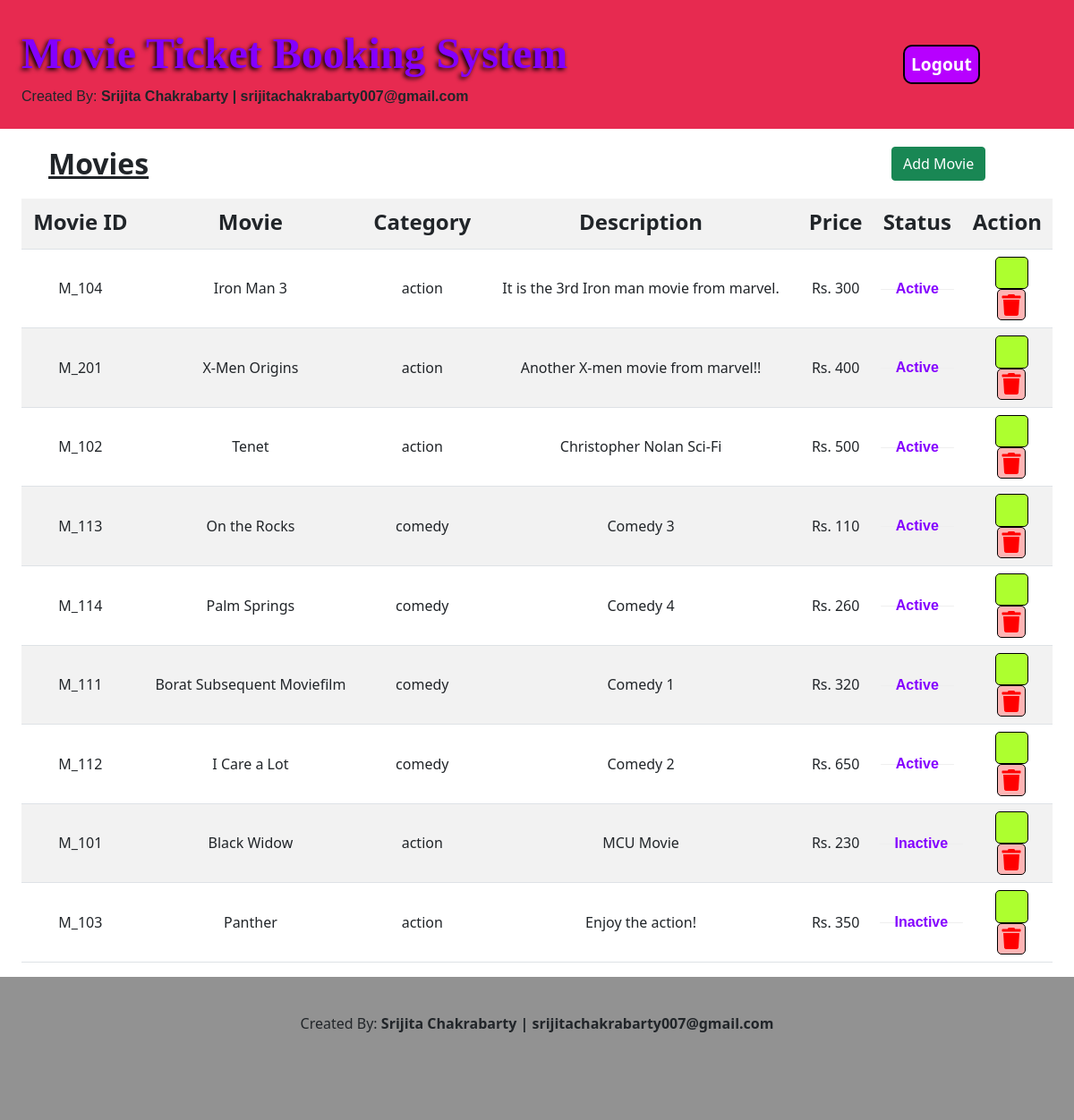
Screenshot of /admin_products.php with the database file from the repository.
### tables this page shows
CREATE TABLE `products` (
  `p_id` varchar(10) NOT NULL,
  `product_name` varchar(50) NOT NULL,
  `category` varchar(20) NOT NULL,
  `description` text NOT NULL,
  `price` bigint(20) NOT NULL,
  `status` varchar(10) NOT NULL
);

### admin_products.php (the view, shortened to what this page needs)
<?php
include 'db_connect.php';
$sql = "SELECT * FROM products ORDER BY status, category, price";
$result = mysqli_query($connection, $sql);
?>
<!DOCTYPE html>
<html lang="en">
<head>
  <link href="https://cdn.jsdelivr.net/npm/bootstrap@5.0.0-beta3/dist/css/bootstrap.min.css" rel="stylesheet">
  <link rel="stylesheet" href="https://cdnjs.cloudflare.com/ajax/libs/font-awesome/4.7.0/css/font-awesome.min.css">
  <link rel="stylesheet" href="./main.css">
  <link rel="stylesheet" href="https://pro.fontawesome.com/releases/v5.10.0/css/all.css"/>
</head>
<body">
  <section id="header" class="container-fluid">
    <div class="row">
      <div class="col-10 align-self-start">
        <?php include 'header.php' ?>
      </div>
      <div class="col align-self-center register_buttons">
        <button class="register_button" onclick="window.location='logout.php'">Logout</button>
      </div>
    </div>
  </section>
  <section id="admin_products" class="container-fluid">
    <div class="row align-items-center" style="margin: 1% 0%;">
      <div class="col-4">
        <div class="electronics_header">
          Movies
        </div>
      </div>
      <div class="col-auto offset-lg-6">
        <button type="button" class="btn btn-success" onclick="window.location='add_product.php'">Add Movie</button>
      </div>
    </div>
    <div id="existing_products" class="row">
      <div class="table_container">
        <table id="products_table" class="table table-hover table-striped">
          <tr>
            <th scope="col">Movie ID</th>
            <th scope="col">Movie</th>
            <th scope="col">Category</th>
            <th scope="col">Description</th>
            <th scope="col">Price</th>
            <th scope="col">Status</th>
            <th scope="col">Action</th>
          </tr>
          <?php while ($fetch = mysqli_fetch_object($result)) { ?>
            <tr>
              <td>
                <?php echo $fetch->p_id; ?>
              </td>
              <td>
                <?php echo $fetch->product_name; ?>
              </td>
              <td>
                <?php echo $fetch->category; ?>
              </td>
              <td>
                <?php echo $fetch->description; ?>
              </td>
              <td>
                Rs.&nbsp;<?php echo $fetch->price; ?>
              </td>
              <td>
                <form id="status_form" action="status_toggle.php" method="post">
                  <button type="submit" name="status" id="status" value="<?php echo $fetch->status; ?>"><?php echo $fetch->status; ?></button>
                </form>
              </td>
              <td>
                <form action="edit_product.php" method="post">
                  <button class="action_edit" type="submit" name="edit" value="<?php echo $fetch->p_id; ?>"><i class="fa fa-pencil" aria-hidden="true"></i></button>
                </form>
                <form action="delete_product.php" method="post">
                  <button class="action_delete" type="submit" name="delete" value="<?php echo $fetch->p_id; ?>"><i class="fa fa-trash" aria-hidden="true"></i></button>
                </form>
              </td>
            </tr>
          <?php } ?>
        </table>
      </div>
    </div>
  </section>
  <?php include 'footer.php' ?>
  </body>
</html>

### header.php
<div class="heading_1"><a href="logout.php">Movie Ticket Booking System</a></div>
<div class="heading_2">Created By: <b>Srijita Chakrabarty | srijitachakrabarty007@gmail.com</b></div>

### footer.php
<div class="heading_2 footer">Created By: <b>Srijita Chakrabarty | srijitachakrabarty007@gmail.com</b></div>

### main.css (style rules this page uses)
* { margin: 0px; padding: 0px; box-sizing: border-box; }
.footer { background-color: rgb(146, 146, 146); text-align: center; height: 20vh; padding-top: 5vh; }
#header { height: 20%; padding: 2%; background: rgb(231, 42, 80); }
#header .heading_1 { font-family: cursive; font-size: 300%; font-weight: bolder; }
#header a:any-link { color: rgb(132, 0, 255); text-decoration: none; text-shadow: -2px 2px 5px black ; }
#header .heading_2 { font-family: Verdana, Geneva, Tahoma, sans-serif; font-size: 100%; }
#header .register_button { padding: 3% 4%; margin: 0% 3%; background-color: rgb(183, 0, 255); font-weight: bolder; font-size: larger; border-radius: 10px; border: 2px solid black; color: white; }
#admin_products { padding: 0% 2%; }
#existing_products th, td { text-align: center; }
#existing_products th { font-size: x-large; padding-bottom: 1%; }
#existing_products tr { vertical-align: middle; }
#existing_products td { font-size: medium; line-height: 3%; }
#existing_products form { display: inline-block; margin: 0% 10%; }
#existing_products form button { font-size: x-large; padding: 0% 20%; font-weight: 100; cursor: pointer; border: 1px solid black; border-radius: 5px; }
#existing_products #status_form { display: block; margin: 0% 0%; outline: none; border: none; }
#existing_products #status_form button { font-size: medium; padding: 0% 20%; font-weight: 700; cursor: pointer; outline: none; border: none; color: rgb(132, 0, 255); font-family: Arial, Helvetica, sans-serif; }
#existing_products form .action_delete { background-color: rgb(253, 180, 180); color: red; padding: 20%; }
#existing_products form .action_edit { background-color: greenyellow; color: green; padding: 20%; }
.electronics_header { text-align: left; font-size: xx-large; font-weight: bolder; text-decoration: solid underline; margin: 1% 0% 1% 5%; }
#user_product_table th, #cart_table th, td { text-align: center; }

### rows the page displays
products: p_id "M_104", product_name "Iron Man 3", category "action", description "It is the 3rd Iron man movie from marvel.", price "300", status "Active"
products: p_id "M_201", product_name "X-Men Origins", category "action", description "Another X-men movie from marvel!!", price "400", status "Active"
products: p_id "M_102", product_name "Tenet", category "action", description "Christopher Nolan Sci-Fi", price "500", status "Active"
products: p_id "M_113", product_name "On the Rocks", category "comedy", description "Comedy 3", price "110", status "Active"
products: p_id "M_114", product_name "Palm Springs", category "comedy", description "Comedy 4", price "260", status "Active"
products: p_id "M_111", product_name "Borat Subsequent Moviefilm", category "comedy", description "Comedy 1", price "320", status "Active"
products: p_id "M_112", product_name "I Care a Lot", category "comedy", description "Comedy 2", price "650", status "Active"
products: p_id "M_101", product_name "Black Widow", category "action", description "MCU Movie", price "230", status "Inactive"
products: p_id "M_103", product_name "Panther", category "action", description "Enjoy the action!", price "350", status "Inactive"
